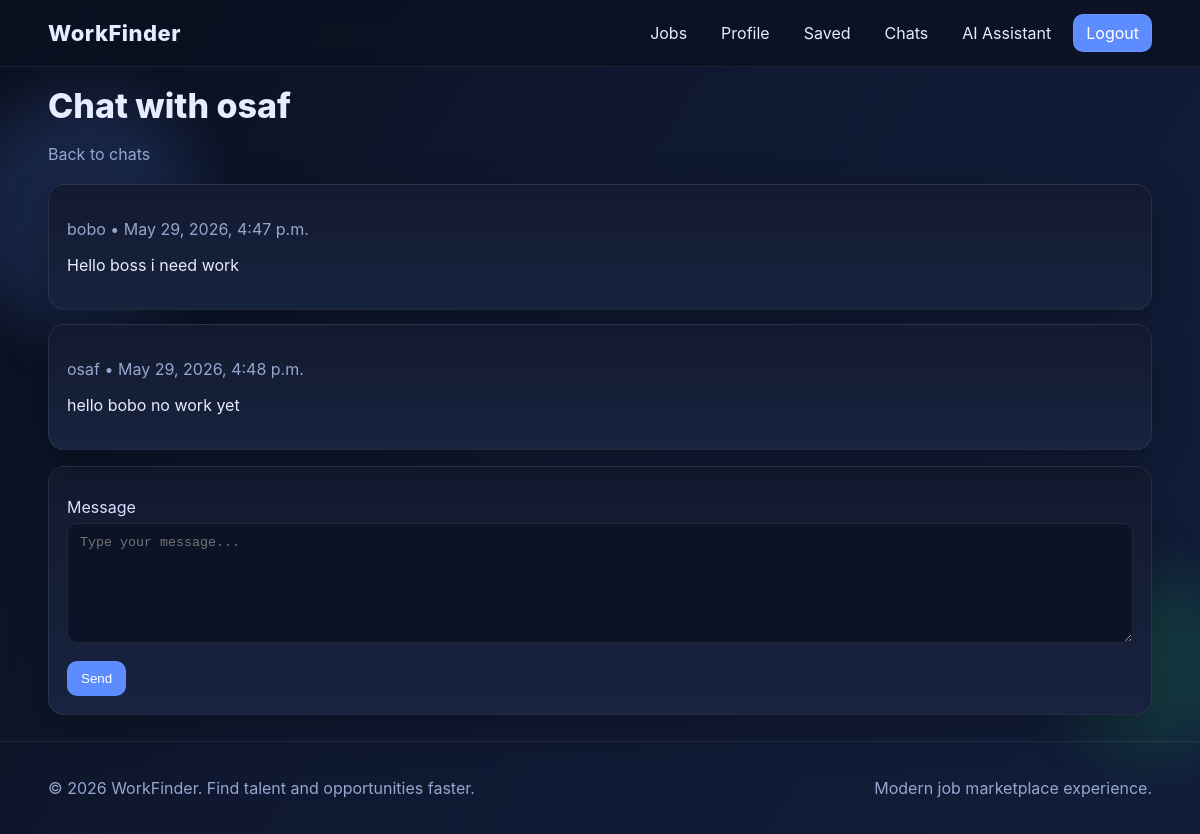
Before: /chat/7/ (signed in) with the older database file.
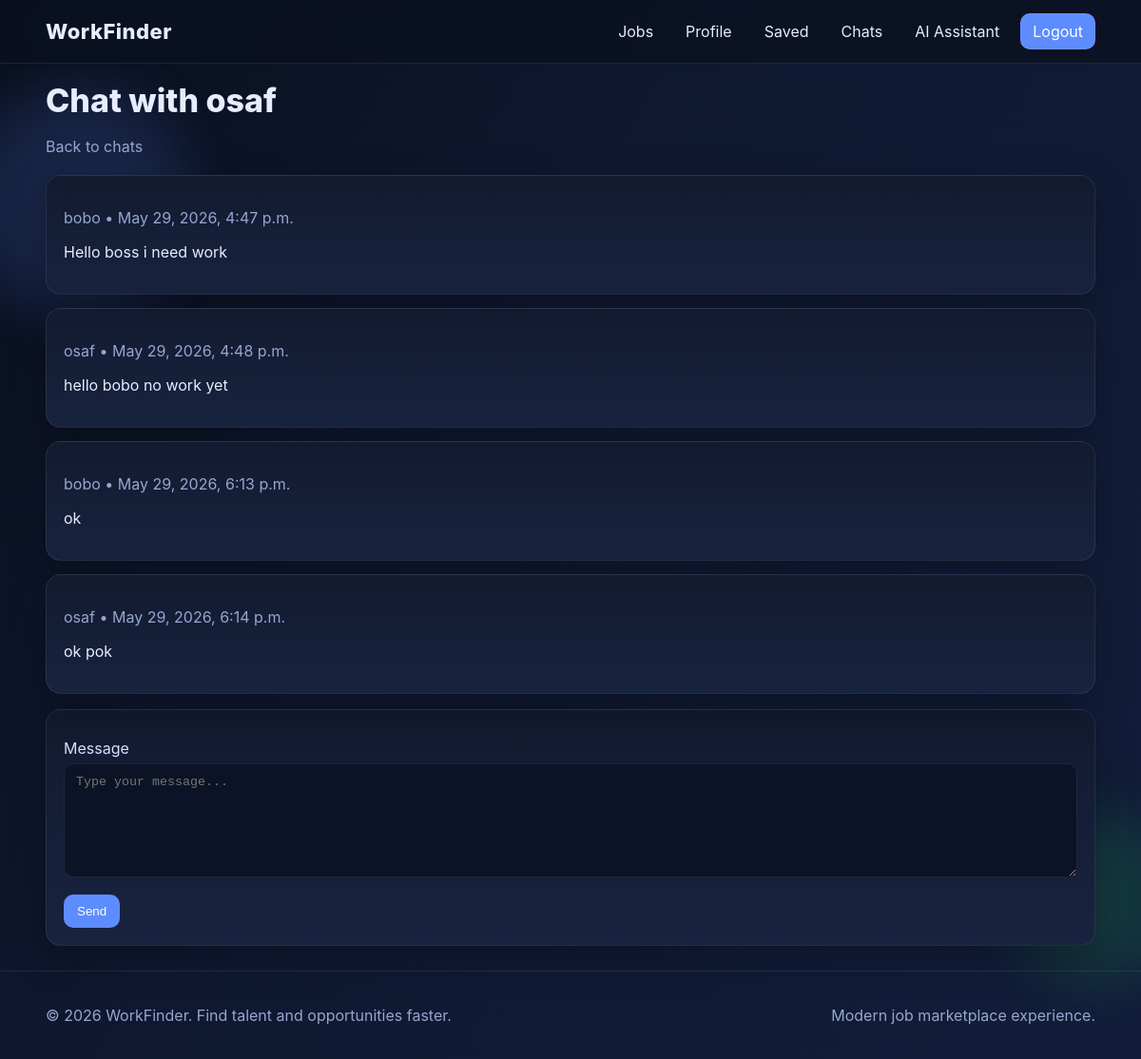
After: the same page with the newer database file.
### work/models.py (models this page shows, shortened)
class Message(models.Model):
    chat = models.ForeignKey(Chat, on_delete=models.CASCADE, related_name='messages')
    sender = models.ForeignKey(User, on_delete=models.CASCADE)
    text = models.TextField()
    created_at = models.DateTimeField(auto_now_add=True)

### accounts/models.py (models this page shows, shortened)
class User(AbstractUser):
    role_choice =[
        ('seeker', 'Seeker'),
        ('employer', 'Employer')
    ]
    role = models.CharField(max_length=25, choices=role_choice, null=True, blank=True )
    age = models.PositiveIntegerField(null=True, blank=True)
    phone = models.CharField(max_length=13,null=True, blank=True)
    adress = models.CharField(max_length=30, null=True, blank=True)
    img = models.ImageField(upload_to='users/', default='users/def.jpg',null=True, blank=True)
    create_at = models.DateTimeField(auto_now_add=True)

### work/views.py (the view)
# urls.py: path('chat/<int:pk>/', views.chat, name='chat'),
@login_required(login_url="login")
def chat(request, pk):
    other = get_object_or_404(User, pk=pk)
    if other.id == request.user.id:
        return redirect('chat_list')
    if request.user.role == other.role:
        return redirect('erorpage')
    c = Chat.objects.filter(
        Q(user1=request.user, user2=other) | Q(user1=other, user2=request.user)
    ).first()
    if not c:
        c = Chat.objects.create(user1=request.user, user2=other)
    if request.method == 'POST':
        text = request.POST.get('text', '').strip()
        if text:
            Message.objects.create(chat=c, sender=request.user, text=text)
        return redirect('chat', pk=pk)
    msgs = c.messages.all().order_by('created_at')
    return render(request, 'work/chat.html', context={'other': other, 'msgs': msgs})

### templates/work/chat.html (shortened to what this page needs)
{% extends "base.html" %}
{% block main %}
<h1 class="title">Chat with {{ other.username }}</h1>
<p class="subtitle"><a href="{% url 'chat_list' %}">Back to chats</a></p>
<section class="job-list">
    {% for m in msgs %}
        <article class="card">
            <p class="muted">{{ m.sender.username }} • {{ m.created_at }}</p>
            <p>{{ m.text }}</p>
        </article>
    {% empty %}
        <article class="card"><p class="muted">No messages yet.</p></article>
    {% endfor %}
</section>
<section class="card" style="margin-top:16px;">
    <form action="" method="post">
        <label>Message</label>
        <textarea name="text" placeholder="Type your message..."></textarea>
        <div class="form-actions">
            <button class="btn" type="submit">Send</button>
        </div>
    </form>
</section>
{% endblock %}

Changed rows visible on the page:
added Message: sender.username "bobo", created_at "May 29, 2026, 6:13 p.m.", text "ok"
added Message: sender.username "osaf", created_at "May 29, 2026, 6:14 p.m.", text "ok pok"
